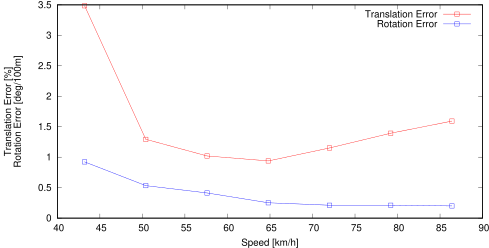

Here is the gnuplot script that generated this plot:
set term postscript eps enhanced color
set output "01_trs.eps"
set size ratio 0.5
set yrange [0:*]
set xlabel "Speed [km/h]"
set ylabel "Translation Error [%]\nRotation Error [deg/100m]"
plot "01_ts.txt" using ($1*3.6):($2*100) title 'Translation Error' lc rgb "#FF0000" pt 4 w linespoints,"01_rs.txt" using ($1*3.6):($2*57.3*100) title 'Rotation Error' lc rgb "#0000FF" pt 4 w linespoints
